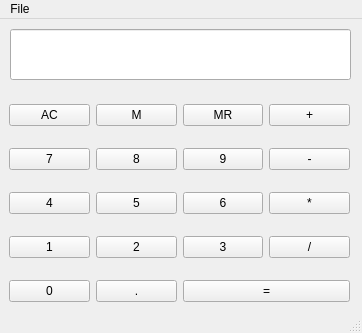
<?xml version="1.0" encoding="UTF-8"?>
<ui version="4.0">
 <class>MainWindow</class>
 <widget class="QMainWindow" name="MainWindow">
  <property name="geometry">
   <rect>
    <x>0</x>
    <y>0</y>
    <width>362</width>
    <height>333</height>
   </rect>
  </property>
  <property name="windowTitle">
   <string>MainWindow</string>
  </property>
  <property name="styleSheet">
   <string notr="true"/>
  </property>
  <widget class="QWidget" name="centralwidget">
   <widget class="QWidget" name="gridLayoutWidget">
    <property name="geometry">
     <rect>
      <x>9</x>
      <y>69</y>
      <width>341</width>
      <height>231</height>
     </rect>
    </property>
    <layout class="QGridLayout" name="gridLayout">
     <item row="1" column="1">
      <widget class="QPushButton" name="pushButton_8">
       <property name="text">
        <string>8</string>
       </property>
      </widget>
     </item>
     <item row="1" column="0">
      <widget class="QPushButton" name="pushButton_7">
       <property name="text">
        <string>7</string>
       </property>
      </widget>
     </item>
     <item row="3" column="0">
      <widget class="QPushButton" name="pushButton_1">
       <property name="text">
        <string>1</string>
       </property>
      </widget>
     </item>
     <item row="1" column="2">
      <widget class="QPushButton" name="pushButton_9">
       <property name="text">
        <string>9</string>
       </property>
      </widget>
     </item>
     <item row="2" column="3">
      <widget class="QPushButton" name="pushButton_mul">
       <property name="text">
        <string>*</string>
       </property>
      </widget>
     </item>
     <item row="3" column="2">
      <widget class="QPushButton" name="pushButton_3">
       <property name="text">
        <string>3</string>
       </property>
      </widget>
     </item>
     <item row="3" column="1">
      <widget class="QPushButton" name="pushButton_2">
       <property name="text">
        <string>2</string>
       </property>
      </widget>
     </item>
     <item row="2" column="0">
      <widget class="QPushButton" name="pushButton_4">
       <property name="text">
        <string>4</string>
       </property>
      </widget>
     </item>
     <item row="2" column="2">
      <widget class="QPushButton" name="pushButton_6">
       <property name="text">
        <string>6</string>
       </property>
      </widget>
     </item>
     <item row="2" column="1">
      <widget class="QPushButton" name="pushButton_5">
       <property name="text">
        <string>5</string>
       </property>
      </widget>
     </item>
     <item row="4" column="0">
      <widget class="QPushButton" name="pushButton_0">
       <property name="text">
        <string>0</string>
       </property>
      </widget>
     </item>
     <item row="4" column="1">
      <widget class="QPushButton" name="pushButton_com">
       <property name="text">
        <string>.</string>
       </property>
      </widget>
     </item>
     <item row="1" column="3">
      <widget class="QPushButton" name="pushButton_sub">
       <property name="text">
        <string>-</string>
       </property>
      </widget>
     </item>
     <item row="0" column="0">
      <widget class="QPushButton" name="pushButton_ac">
       <property name="text">
        <string>AC</string>
       </property>
      </widget>
     </item>
     <item row="0" column="1">
      <widget class="QPushButton" name="pushButton_m">
       <property name="text">
        <string>M</string>
       </property>
      </widget>
     </item>
     <item row="0" column="2">
      <widget class="QPushButton" name="pushButton_mr">
       <property name="text">
        <string>MR</string>
       </property>
      </widget>
     </item>
     <item row="0" column="3">
      <widget class="QPushButton" name="pushButton_add">
       <property name="text">
        <string>+</string>
       </property>
      </widget>
     </item>
     <item row="3" column="3">
      <widget class="QPushButton" name="pushButton_div">
       <property name="text">
        <string>/</string>
       </property>
      </widget>
     </item>
     <item row="4" column="2" colspan="2">
      <widget class="QPushButton" name="pushButton_eq">
       <property name="text">
        <string>=</string>
       </property>
      </widget>
     </item>
    </layout>
   </widget>
   <widget class="QLineEdit" name="lineEdit">
    <property name="geometry">
     <rect>
      <x>10</x>
      <y>10</y>
      <width>341</width>
      <height>51</height>
     </rect>
    </property>
    <property name="styleSheet">
     <string notr="true">font: 25 italic 16pt &quot;Ubuntu&quot;;</string>
    </property>
    <property name="text">
     <string/>
    </property>
   </widget>
  </widget>
  <widget class="QMenuBar" name="menubar">
   <property name="geometry">
    <rect>
     <x>0</x>
     <y>0</y>
     <width>362</width>
     <height>22</height>
    </rect>
   </property>
   <widget class="QMenu" name="menuFile">
    <property name="title">
     <string>File</string>
    </property>
    <addaction name="separator"/>
    <addaction name="actionExit"/>
   </widget>
   <addaction name="menuFile"/>
  </widget>
  <widget class="QStatusBar" name="statusbar"/>
  <action name="actionExit">
   <property name="enabled">
    <bool>true</bool>
   </property>
   <property name="text">
    <string>Exit</string>
   </property>
   <property name="menuRole">
    <enum>QAction::QuitRole</enum>
   </property>
  </action>
 </widget>
 <resources/>
 <connections/>
</ui>
